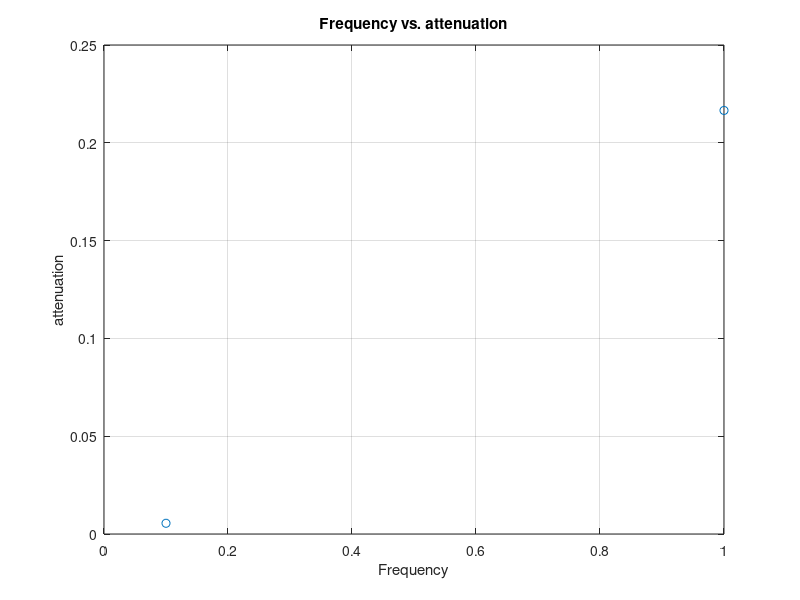

The MATLAB script that drew this image:
% Load data from test.txt
data = dlmread('attenuation_data.txt', ',');

% Extract columns
frequency = data(:, 1);
attenuation = data(:, 2);
kn = data(:, 3);
kt = data(:, 4);
gamma_n = data(:, 5);
gamma_t = data(:, 6);

% Plot frequency vs. gamma_n
plot(frequency, attenuation, 'o');
xlabel('Frequency');
ylabel('attenuation');
title('Frequency vs. attenuation');
grid on;